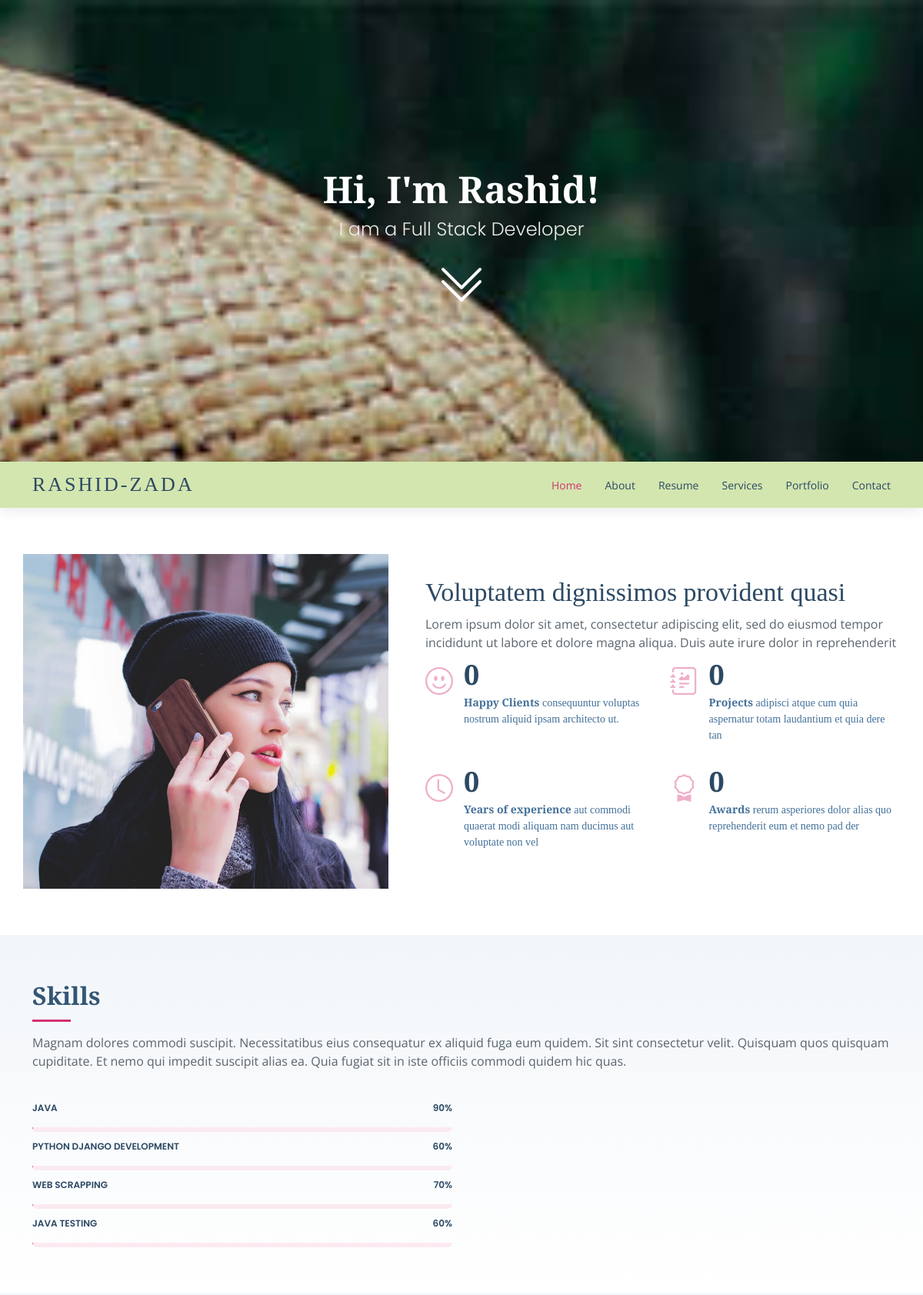
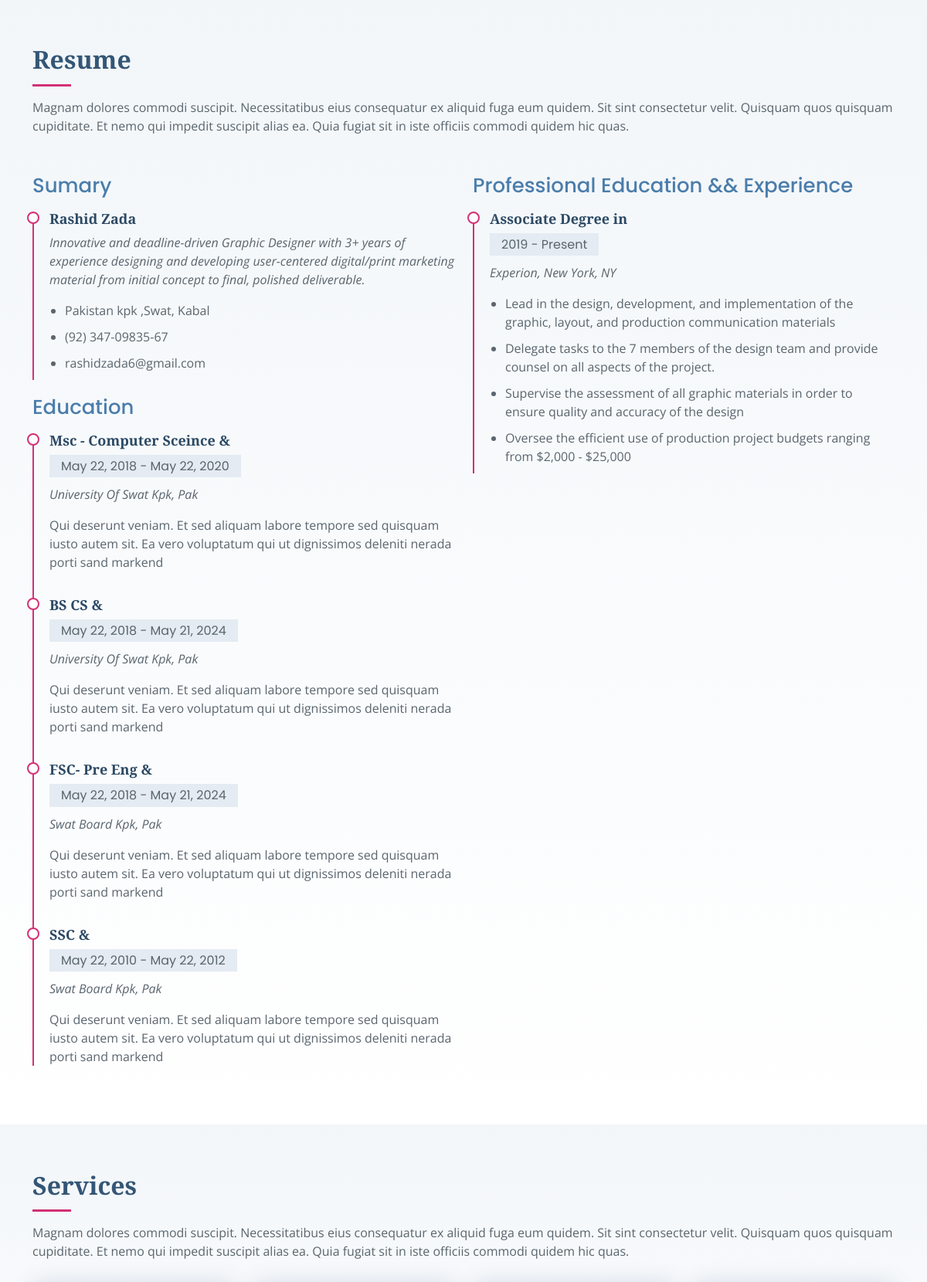
The page / (upper part) on the database its author committed (2 pictures, top to bottom).
### app/models.py (models this page shows, shortened)
class Skill(models.Model):
    skill_name = models.CharField(max_length=200, blank=True,unique=True)
    hands_on = models.IntegerField(blank=True,default=0)

class Education(models.Model):
    degree_name = models.CharField(max_length=233, unique=True)
    started_at = models.DateField()
    ended_at = models.DateField()
    institute = models.CharField(max_length=233)
    grade = models.CharField(max_length=1,default='A',blank=True)
    division = models.CharField(max_length=20,blank=True,default='First',choices=(('first','First'),('second','Second'),('third',"Third")))

class ProfessionalExperience(models.Model):
    degree_name = models.CharField(max_length=200)
    institute = models.CharField(max_length=200, blank=True)
    start_date = models.DateField()
    end_date = models.DateField(null=True, blank=True)
    description = models.TextField(blank=True)

### app/views.py (the view)
# urls.py: path('',views.index,name= 'index'),
def index(request):
    context = {
        'userprofiles':models.UserProfile.objects.all(),
    }
    return render(request,'index.html',context)

### templates/index.html (shortened to what this page needs)
<!DOCTYPE html>
<html lang="en">
<head>
  <link href="static/assets/vendor/bootstrap/css/bootstrap.min.css" rel="stylesheet">
  <link href="static/assets/vendor/bootstrap-icons/bootstrap-icons.css" rel="stylesheet">
  <link href="static/assets/vendor/boxicons/css/boxicons.min.css" rel="stylesheet">
  <link href="static/assets/vendor/glightbox/css/glightbox.min.css" rel="stylesheet">
  <link href="static/assets/vendor/swiper/swiper-bundle.min.css" rel="stylesheet">
  <link href="static/assets/css/style.css" rel="stylesheet">
</head>
<body>
  <section id="hero" class="d-flex flex-column align-items-center justify-content-center">
    <h1>Hi, I'm Rashid!</h1>
    <h2>I am a Full Stack Developer</h2>
    <a href="#about" class="btn-get-started scrollto"><i class="bi bi-chevron-double-down"></i></a>
  </section>
  {% include 'header.html'%}
  <main id="main">
    <section id="about" class="about">
      <div class="container">
        <div class="row no-gutters">
          <div class="image col-xl-5 d-flex align-items-stretch justify-content-center justify-content-lg-start"></div>
          <div class="col-xl-7 ps-0 ps-lg-5 pe-lg-1 d-flex align-items-stretch">
            <div class="content d-flex flex-column justify-content-center">
              <h3>Voluptatem dignissimos provident quasi</h3>
              <p>
                Lorem ipsum dolor sit amet, consectetur adipiscing elit, sed do eiusmod tempor incididunt ut labore et dolore magna aliqua. Duis aute irure dolor in reprehenderit
              </p>
              <div class="row">
                <div class="col-md-6 d-md-flex align-items-md-stretch">
                  <div class="count-box">
                    <i class="bi bi-emoji-smile"></i>
                    <span data-purecounter-start="0" data-purecounter-end="65" data-purecounter-duration="1" class="purecounter"></span>
                    <p><strong>Happy Clients</strong> consequuntur voluptas nostrum aliquid ipsam architecto ut.</p>
                  </div>
                </div>
                <div class="col-md-6 d-md-flex align-items-md-stretch">
                  <div class="count-box">
                    <i class="bi bi-journal-richtext"></i>
                    <span data-purecounter-start="0" data-purecounter-end="85" data-purecounter-duration="1" class="purecounter"></span>
                    <p><strong>Projects</strong> adipisci atque cum quia aspernatur totam laudantium et quia dere tan</p>
                  </div>
                </div>
                <div class="col-md-6 d-md-flex align-items-md-stretch">
                  <div class="count-box">
                    <i class="bi bi-clock"></i>
                    <span data-purecounter-start="0" data-purecounter-end="12" data-purecounter-duration="1" class="purecounter"></span>
                    <p><strong>Years of experience</strong> aut commodi quaerat modi aliquam nam ducimus aut voluptate non vel</p>
                  </div>
                </div>
                <div class="col-md-6 d-md-flex align-items-md-stretch">
                  <div class="count-box">
                    <i class="bi bi-award"></i>
                    <span data-purecounter-start="0" data-purecounter-end="15" data-purecounter-duration="1" class="purecounter"></span>
                    <p><strong>Awards</strong> rerum asperiores dolor alias quo reprehenderit eum et nemo pad der</p>
                  </div>
                </div>
              </div>
            </div>
          </div>
        </div>
      </div>
    </section>
    <section id="skills" class="skills section-bg">
      <div class="container">
        <div class="section-title">
          <h2>Skills</h2>
          <p>Magnam dolores commodi suscipit. Necessitatibus eius consequatur ex aliquid fuga eum quidem. Sit sint consectetur velit. Quisquam quos quisquam cupiditate. Et nemo qui impedit suscipit alias ea. Quia fugiat sit in iste officiis commodi quidem hic quas.</p>
        </div>
        <div class="row skills-content">
          <div class="col-lg-6">
            {%for user in userprofiles%}
            {% for user_skill in user.skill.all %}
            <div class="progress">
             <span class="skill">{{user_skill.skill_name}}<i class="val">{{user_skill.hands_on}}%</i></span>
             <div class="progress-bar-wrap">
             </div>
           </div>
            {%endfor%}
            {%endfor%}
          </div>
        </div>
      </div>
    </section>
    <section id="resume" class="resume section-bg">
      <div class="container">
        <div class="section-title">
          <h2>Resume</h2>
          <p>Magnam dolores commodi suscipit. Necessitatibus eius consequatur ex aliquid fuga eum quidem. Sit sint consectetur velit. Quisquam quos quisquam cupiditate. Et nemo qui impedit suscipit alias ea. Quia fugiat sit in iste officiis commodi quidem hic quas.</p>
        </div>
        <div class="row">
          <div class="col-lg-6">
            <h3 class="resume-title">Sumary</h3>
            <div class="resume-item pb-0">
              <h4>Rashid Zada</h4>
              <p><em>Innovative and deadline-driven Graphic Designer with 3+ years of experience designing and developing user-centered digital/print marketing material from initial concept to final, polished deliverable.</em></p>
              <p>
              <ul>
                <li>Pakistan kpk ,Swat, Kabal</li>
                <li>(92) 347-09835-67</li>
                <li>rashidzada6@gmail.com</li>
              </ul>
              </p>
            </div>
            <h3 class="resume-title">Education</h3>
            {% for user in userprofiles %}
            {%for user_education in user.education.all%}
            <div class="resume-item">
                <h4>{{user_education.degree_name}} &amp; </h4>
                <h5>{{user_education.started_at}} - {{user_education.ended_at}}</h5>
                <p><em>{{user_education.institute}}, Pak</em></p>
                <p>Qui deserunt veniam. Et sed aliquam labore tempore sed quisquam iusto autem sit. Ea vero voluptatum qui ut dignissimos deleniti nerada porti sand markend</p>
              </div>
            {%endfor%}
            {%endfor%}
          </div>
           <div class="col-lg-6">
            <h3 class="resume-title">Professional Education && Experience</h3>
            {% for user in userprofiles%}
            {% for profession in user.professionalexperience.all %}
            <div class="resume-item">
              <h4>{{profession.degree_name}}</h4>
              <h5>2019 - Present</h5>
              <p><em>Experion, New York, NY </em></p>
              <p>
              <ul>
                <li>Lead in the design, development, and implementation of the graphic, layout, and production communication materials</li>
                <li>Delegate tasks to the 7 members of the design team and provide counsel on all aspects of the project. </li>
                <li>Supervise the assessment of all graphic materials in order to ensure quality and accuracy of the design</li>
                <li>Oversee the efficient use of production project budgets ranging from $2,000 - $25,000</li>
              </ul>
              </p>
            </div>
            {%endfor%}
            {%endfor%}
          </div>
        </div>
      </div>
    </section>
    <section id="services" class="services section-bg">
      <div class="container">
        <div class="section-title">
          <h2>Services</h2>
          <p>Magnam dolores commodi suscipit. Necessitatibus eius consequatur ex aliquid fuga eum quidem. Sit sint consectetur velit. Quisquam quos quisquam cupiditate. Et nemo qui impedit suscipit alias ea. Quia fugiat sit in iste officiis commodi quidem hic quas.</p>
        </div>
      </div>
    </section>
  </main>
</body>
</html>

### templates/header.html (shortened to what this page needs)
<header id="header" class="d-flex align-items-center">
    <div class="container d-flex align-items-center justify-content-between">
      <div class="logo">
        <h1><a href="/">Rashid-Zada</a></h1>
      </div>
      <nav id="navbar" class="navbar">
        <ul>
          <li><a class="nav-link scrollto active" href="/#hero">Home</a></li>
          <li><a class="nav-link scrollto" href="/#about">About</a></li>
          <li><a class="nav-link scrollto" href="/#resume">Resume</a></li>
          <li><a class="nav-link scrollto" href="/#services">Services</a></li>
          <li><a class="nav-link scrollto" href="/#portfolio">Portfolio</a></li>
          <li><a class="nav-link scrollto" href="#contact">Contact</a></li>
        </ul>
      </nav>
    </div>
  </header>

### static/assets/css/style.css (style rules this page uses)
body { font-family: "Open Sans", sans-serif; color: #5a656e; }
a { color: #d43076; text-decoration: none; }
h1, h2, h3, h4, h5, h6 { font-family: "Playfair Display", serif; }
#header { transition: all 0.5s; z-index: 997; transition: all 0.5s; height: 60px; background: #fff; box-shadow: 0px 0px 20px 0px rgba(0, 0, 0, 0.12); }
#header .logo h1 { font-size: 26px; margin: 0; padding: 6px 0; line-height: 1; font-weight: 500; letter-spacing: 3px; text-transform: uppercase; }
#header .logo h1 a, #header .logo h1 a:hover { color: #2c4964; text-decoration: none; }
.navbar { padding: 0; }
.navbar ul { margin: 0; padding: 0; display: flex; list-style: none; align-items: center; }
.navbar li { position: relative; }
.navbar a, .navbar a:focus { display: flex; align-items: center; justify-content: space-between; padding: 10px 0 10px 30px; font-size: 14px; color: #2c4964; white-space: nowrap; transition: 0.3s; }
.navbar a:hover, .navbar .active, .navbar .active:focus, .navbar li:hover>a { color: #d43076; }
#hero { width: 100%; height: 75vh; background: url("../img/hero-bg.jpg") top center; background-size: cover; padding: 0 15px; }
#hero h1 { margin: 0 0 10px 0; font-size: 48px; font-weight: 700; line-height: 56px; color: #fff; }
#hero h2 { color: #eee; margin-bottom: 10px; font-size: 24px; font-weight: 300; font-family: "Poppins", sans-serif; }
#hero .btn-get-started { font-size: 64px; transition: 0.5s; color: #fff; height: 60px; }
@media (min-width: 1024px) { #hero { background-attachment: fixed; } }
section { padding: 60px 0; }
.section-bg { background: linear-gradient(180deg, #f2f6f9 0%, #fff 100%); }
.section-title { padding-bottom: 30px; }
.section-title h2 { font-size: 32px; font-weight: bold; margin-bottom: 15px; padding-bottom: 15px; position: relative; color: #345676; }
.section-title h2::after { content: ""; position: absolute; display: block; width: 50px; height: 3px; background: #d43076; bottom: 0; left: 0; }
.section-title p { margin-bottom: 0; }
.about .content { padding: 30px 0; }
.about .content h3 { font-weight: 500; font-size: 34px; color: #2c4964; }
.about .content p { margin-bottom: 0; }
.about .content .count-box { padding: 20px 0; width: 100%; }
.about .content .count-box i { display: block; font-size: 36px; color: #eeafca; float: left; line-height: 0; }
.about .content .count-box span { font-size: 36px; line-height: 20px; display: block; font-weight: 700; color: #2c4964; margin-left: 50px; font-family: "Playfair Display", serif; }
.about .content .count-box p { padding: 15px 0 0 0; margin: 0 0 0 50px; font-family: "Playfair Display", serif; font-size: 14px; color: #437099; }
.about .image { background: url("../img/me.jpg") center center no-repeat; background-size: cover; min-height: 400px; }
.skills .progress { height: 50px; display: block; background: none; }
.skills .progress .skill { padding: 10px 0; margin: 0 0 6px 0; text-transform: uppercase; display: block; font-weight: 600; font-family: "Poppins", sans-serif; color: #2c4964; }
.skills .progress .skill .val { float: right; font-style: normal; }
.skills .progress-bar-wrap { background: #fbeaf1; }
.resume .resume-title { font-size: 26px; font-weight: 500; margin-top: 20px; margin-bottom: 20px; color: #4b7dab; font-family: "Poppins", sans-serif; }
.resume .resume-item { padding: 0 0 20px 20px; margin-top: -2px; border-left: 2px solid #d43076; position: relative; }
.resume .resume-item h4 { line-height: 18px; font-size: 18px; font-weight: 600; color: #2c4964; margin-bottom: 10px; }
.resume .resume-item h5 { font-size: 16px; background: #e4ebf3; padding: 5px 15px; display: inline-block; font-weight: 400; margin-bottom: 10px; font-family: "Poppins", sans-serif; }
.resume .resume-item ul { padding-left: 20px; }
.resume .resume-item ul li { padding-bottom: 10px; }
.resume .resume-item:last-child { padding-bottom: 0; }
.resume .resume-item::before { content: ""; position: absolute; width: 16px; height: 16px; border-radius: 50px; left: -9px; top: 0; background: #fff; border: 2px solid #d43076; }

### templates/header.html (style rules this page uses)
#header { background-color: rgb(211, 230, 175); }

### rows shown on the page
Skill: skill_name "JAVA", hands_on "90"
Skill: skill_name "PYTHON DJANGO DEVELOPMENT", hands_on "60"
Skill: skill_name "WEB SCRAPPING", hands_on "70"
Skill: skill_name "JAVA TESTING", hands_on "60"
Education: degree_name "Msc - Computer Sceince", started_at "May 22, 2018", ended_at "May 22, 2020", institute "University Of Swat Kpk"
Education: degree_name "BS CS", started_at "May 22, 2018", ended_at "May 21, 2024", institute "University Of Swat Kpk"
Education: degree_name "FSC- Pre Eng", started_at "May 22, 2018", ended_at "May 21, 2024", institute "Swat Board Kpk"
Education: degree_name "SSC", started_at "May 22, 2010", ended_at "May 22, 2012", institute "Swat Board Kpk"
ProfessionalExperience: degree_name "Associate Degree in"
